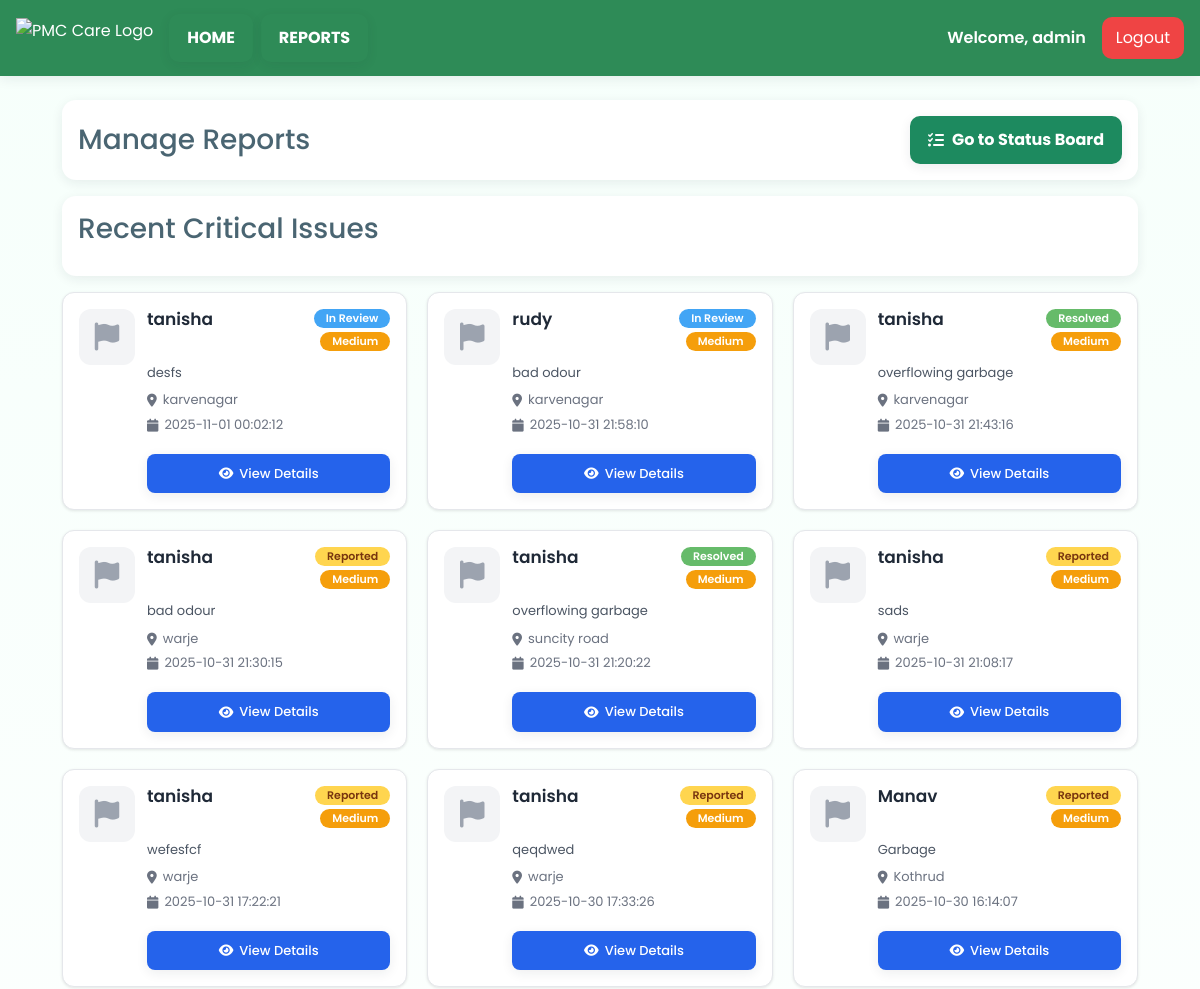
/employee/dashboard (signed in, upper part), run on an earlier commit of the app's database.
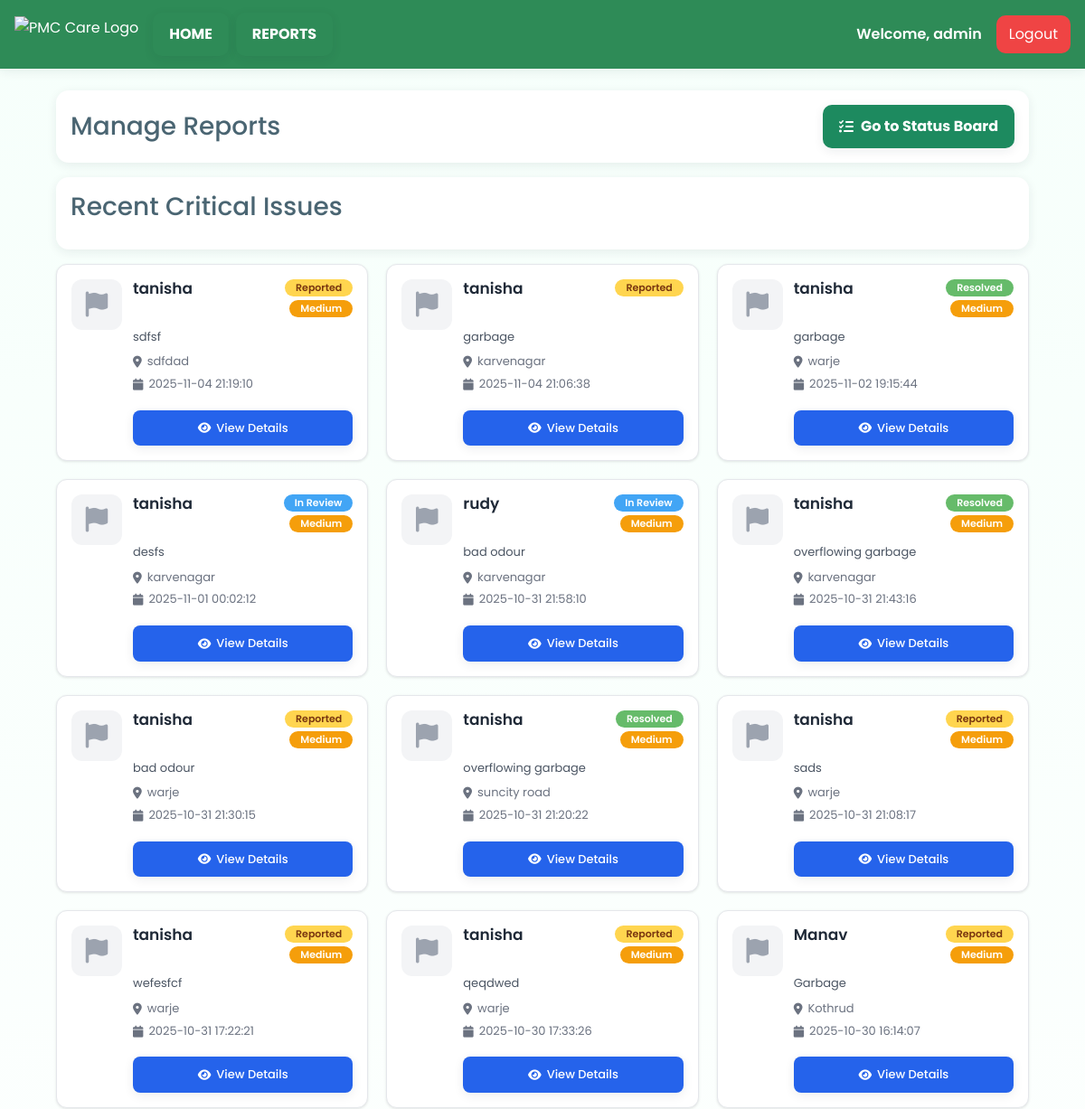
And on a later commit of the database.
### tables this page shows
CREATE TABLE reports (
        id INTEGER PRIMARY KEY AUTOINCREMENT,
        name TEXT,
        location TEXT,
        description TEXT,
        image_path TEXT,
        severity TEXT,
        coverage REAL,
        preview_path TEXT,
        status TEXT DEFAULT "Pending",
        created_at TEXT
    , latitude REAL, longitude REAL);

### app.py (the view)
@app.route("/employee/dashboard")
def employee_dashboard():
    if "employee" not in session:
        return redirect(url_for("employee"))  # Redirect if not logged in
    try:
        init_reports_db()
    except Exception as e:
        print("⚠️ init_reports_db failed:", e)
    try:
        conn = sqlite3.connect("reports.db")
        conn.row_factory = sqlite3.Row
        cursor = conn.cursor()
        cursor.execute("SELECT * FROM reports ORDER BY created_at DESC")
        reports = cursor.fetchall()
        conn.close()
        error_message = None
    except Exception as e:
        print("⚠️ Error loading reports:", e)
        reports = []
        error_message = "Could not load reports from the database."
    return render_template("employee_dashboard.html", reports=reports, error_message=error_message)

### app.py (called while the page is built)
def init_reports_db():
    conn = sqlite3.connect('reports.db')
    c = conn.cursor()
    c.execute('''CREATE TABLE IF NOT EXISTS reports (
        id INTEGER PRIMARY KEY AUTOINCREMENT,
        name TEXT,
        location TEXT,
        description TEXT,
        image_path TEXT,
        severity TEXT,
        coverage REAL,
        preview_path TEXT,
        status TEXT DEFAULT "Pending",
        created_at TEXT,
        latitude REAL,
        longitude REAL
    )''')
    conn.commit()
    conn.close()
    migrate_reports_db_add_coords()

def migrate_reports_db_add_coords():
    conn = sqlite3.connect('reports.db')
    cursor = conn.cursor()
    cursor.execute("PRAGMA table_info(reports);")
    cols = [row[1] for row in cursor.fetchall()]
    if 'latitude' not in cols:
        try:
            cursor.execute("ALTER TABLE reports ADD COLUMN latitude REAL;")
        except Exception as e:
            print("Could not add latitude column:", e)
    if 'longitude' not in cols:
        try:
            cursor.execute("ALTER TABLE reports ADD COLUMN longitude REAL;")
        except Exception as e:
            print("Could not add longitude column:", e)
    conn.commit()
    conn.close()

### templates/employee_dashboard.html (shortened to what this page needs)
<!DOCTYPE html>
<html lang="en">
<head>
    <link href="https://cdn.jsdelivr.net/npm/bootstrap@5.3.3/dist/css/bootstrap.min.css" rel="stylesheet">
    <link rel="stylesheet" href="https://cdnjs.cloudflare.com/ajax/libs/font-awesome/6.5.0/css/all.min.css">
    <link rel="stylesheet" href="{{ url_for('static', filename='css/index.css') }}">
    <link rel="stylesheet" href="{{ url_for('static', filename='css/employee_dashboard.css') }}">
</head>
<body>
    <header class="navbar navbar-expand-lg px-3">
        <div class="nav-left d-flex align-items-center gap-3">
            <img src="{{ url_for('static', filename='logo.png') }}" alt="PMC Care Logo" class="logo" style="height:40px;">
            <nav>
                <ul class="list-unstyled d-flex gap-2 m-0">
                    <li><button class="btn btn-outline-primary" onclick="window.location.href='{{ url_for('admin') }}'">HOME</button></li>
                    <li><button class="btn btn-outline-primary" onclick="window.location.href='{{ url_for('employee_dashboard') }}'">REPORTS</button></li>
                </ul>
            </nav>
        </div>
        <div class="d-flex align-items-center gap-3">
            <span class="fw-semibold">Welcome, {{ session.get('employee', 'Employee') }}</span>
            <a href="{{ url_for('employee_logout') }}" class="logout-btn">Logout</a>
        </div>
    </header>
    <div class="container my-4">
        <div class="card p-3 mb-3 d-flex flex-md-row flex-column align-items-md-center justify-content-between">
            <h3 class="section-title m-0">Manage Reports</h3>
            <a href="{{ url_for('admin_dashboard') }}" class="btn btn-primary mt-2 mt-md-0"><i class="fa-solid fa-list-check"></i> Go to Status Board</a>
        </div>
        <div class="card p-3 mb-3">
            <h3 class="section-title">Recent Critical Issues</h3>
        </div>
        <div class="reports-grid">
            {% for report in reports %}
            {% set raw_status = report['status'] or 'Pending' %}
            {% set display_status = 'Reported' if raw_status == 'Pending' else raw_status %}
            {% set severity = report['severity'] or 'Medium' %}
            <article class="report-card" data-status="{{ display_status }}" data-id="{{ report['id'] }}">
                <div class="card__icon">
                    <i class="fa-solid fa-{{ 'trash-can' if 'garbage' in (report['name'] or '')|lower or 'trash' in (report['name'] or '')|lower else 'droplet' if 'drain' in (report['name'] or '')|lower or 'water' in (report['name'] or '')|lower else 'cloud' if 'air' in (report['name'] or '')|lower else 'flag' }}"></i>
                </div>
                <div class="card__content">
                    <header class="card__header">
                        <h3 class="card__title">{{ report['name'] or 'Untitled Report' }}</h3>
                        <div class="card__badges">
                            <span class="badge badge--{{ display_status | lower | replace(' ', '-') }}">{{ display_status }}</span>
                            <span class="badge badge--severity badge--severity-{{ severity | lower }}">{{ severity }}</span>
                        </div>
                    </header>
                    <div class="card__body">
                        <p class="desc">{{ (report['description'] or '')[:100] }}{% if (report['description'] or '')|length > 100 %}...{% endif %}</p>
                        <div class="card__meta">
                            <p class="meta"><i class="fa-solid fa-location-dot"></i> {{ report['location'] }}</p>
                            <p class="meta"><i class="fa-solid fa-calendar"></i> {{ report['created_at'] }}</p>
                        </div>
                    </div>
                    <footer class="card__footer">
                        <a href="{{ url_for('report_details', report_id=report['id']) }}" class="btn btn--view"><i class="fa-solid fa-eye"></i> View Details</a>
                    </footer>
                </div>
            </article>
            {% else %}
                <p class="no-data">No reports available.</p>
            {% endfor %}
        </div>
    </div>
</body>
</html>

What changed in the data, as far as the page shows it:
added reports: name "tanisha", display_status "Reported", severity "Medium", description "sdfsf", location "sdfdad", created_at "2025-11-04 21:19:10"
added reports: name "tanisha", display_status "Reported", description "garbage", location "karvenagar", created_at "2025-11-04 21:06:38", severity "High" (drawn)
added reports: name "tanisha", status "Resolved", severity "Medium", description "garbage", location "warje", created_at "2025-11-02 19:15:44"
